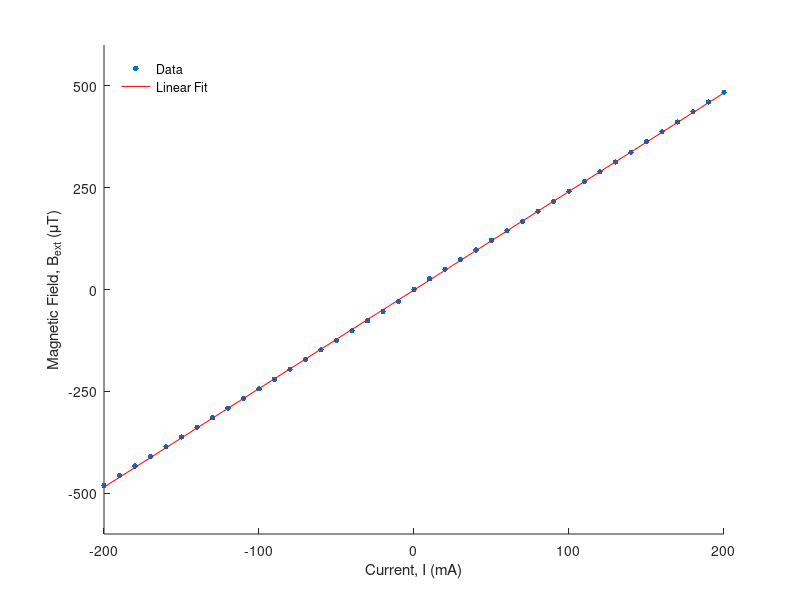

MATLAB code for this plot: (Note: this script raises an error after producing the figure.)
clear
close
%%
I = [-200 -190 -180 -170 -160 -150 -140 -130 -120 -110 -100 ...
     -90 -80 -70 -60 -50 -40 -30 -25 -24 -23 -22 -21 -20 ...
     -19 -18 -17 -16 -15 -10 ...
      10 15 16 17 18 19 20 21 22 23 24 25 30 40 50 60 70 ...
      80 90 100 110 120 130 140 150 160 170 180 190 200];

B = [-481 -457 -433 -410 -386 -362 -338 -315 -291 -267 -244 ...
     -220 -196 -172 -148 -125 -101 -77 -65 -63 -61 -59 -56 ...
     -54 -51 -49 -46 -44 -42 -30 ...
      26 38 40 42 45 47 50 52 54 57 59 61 73 97 121 144 167 ...
      192 216 241 265 289 313 337 363 387 411 436 460 484];  


I_short = [I(1:18) I(24) I(30) 0 I(31) I(37) I(43:end)];
b_short = [B(1:18),B(24),B(30),0,B(31),B(37),B(43:end)];

scatter(I_short,b_short,15,'filled')
hold on

a = 2.419*I-1.267;

plot(I,a,'r')

ylabel('Magnetic Field, B_{ext} (\muT)')
xlabel('Current, I (mA)')

legend('Data','Linear Fit','Location','northwest','box','off')

xticks(-200:100:200);
yticks(-500:250:500);

ax = gca;
ax.FontSize = 20;

grid on
